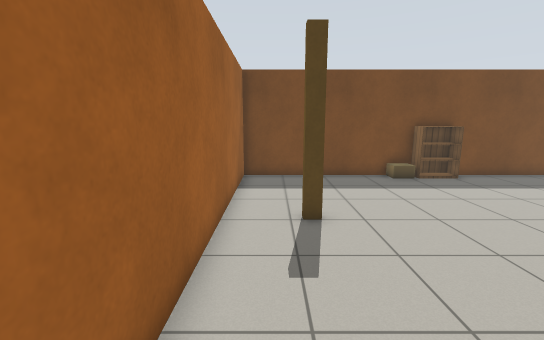
view 1 (above)

16 first-person views from a walk through a world built for the Gazebo simulator. The camera is 1.3 m above the floor, tilts 10° down and sees 90° across. The floor is counted in squares, 0.5 m on a side. Each view is taken from the middle of a square. On the plan, view 1 faces up. The plan holds only what a view shows up to about 18 squares ahead; the rest is blank. Robots are left out. Gazebo's built-in surfaces are drawn with simple patterns.

view 2
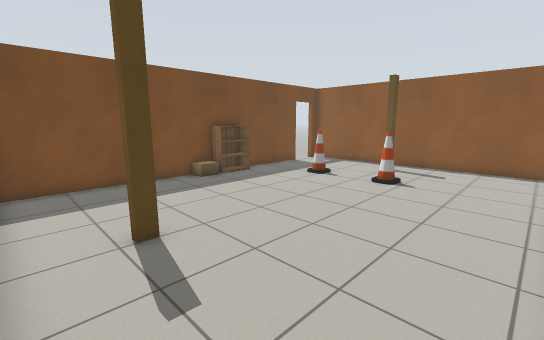

view 3
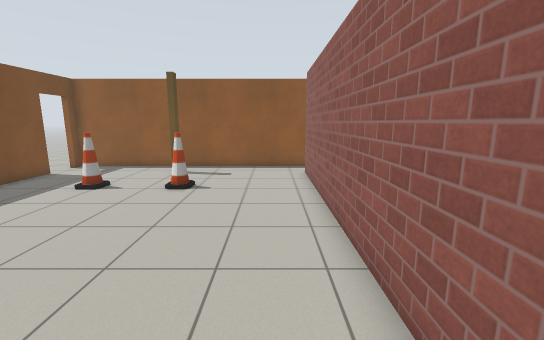

view 4
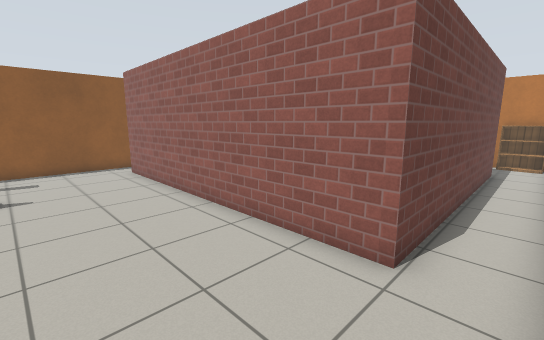

view 5
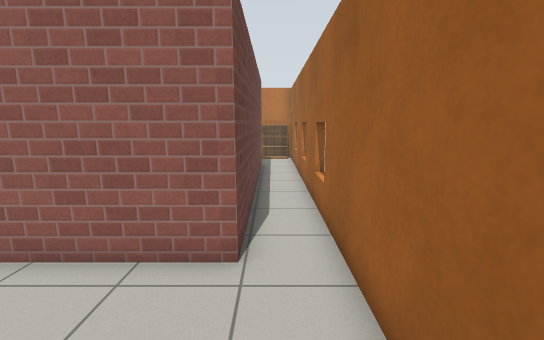

view 6
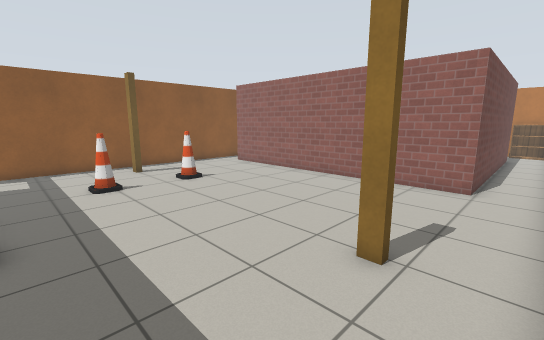

view 7
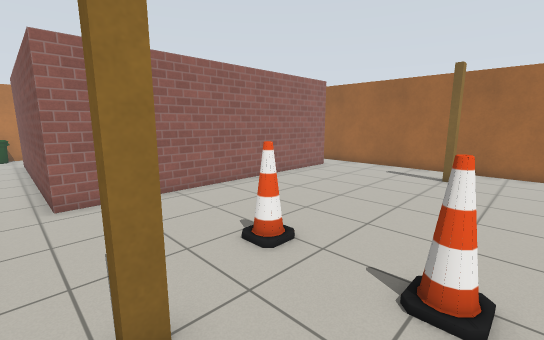

view 8
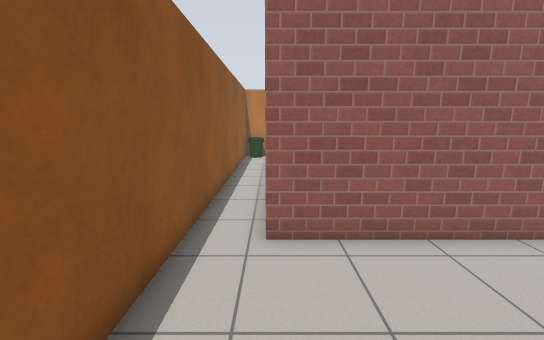

view 9
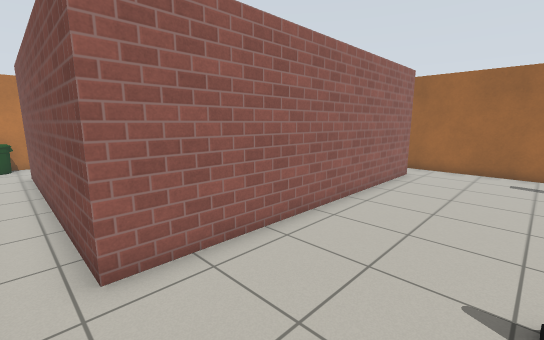

view 10
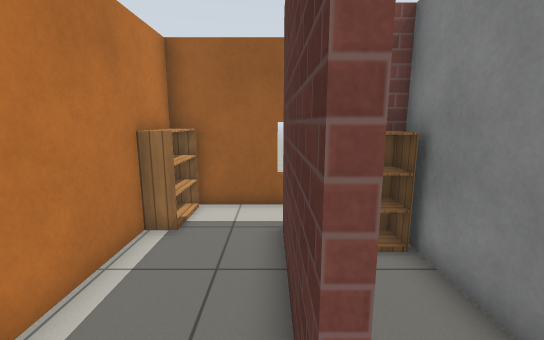

view 11
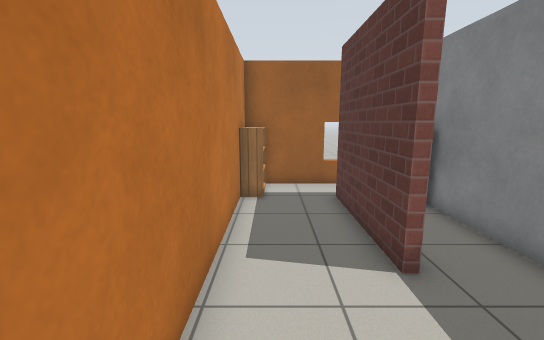

view 12
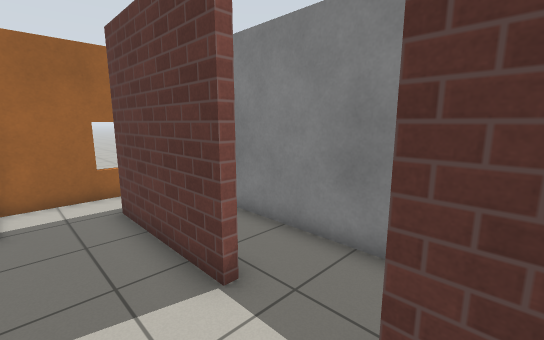

view 13
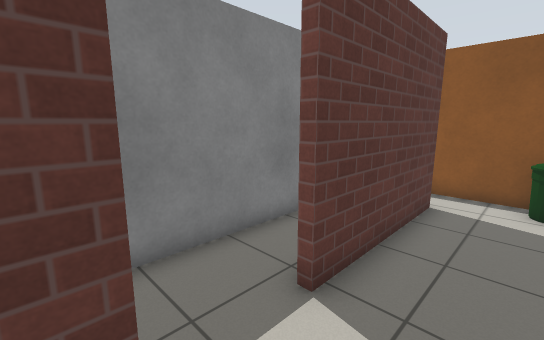

view 14
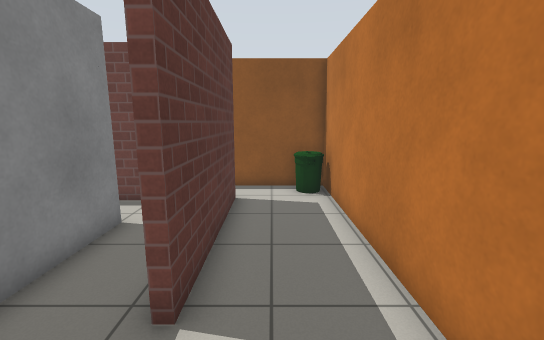

view 15
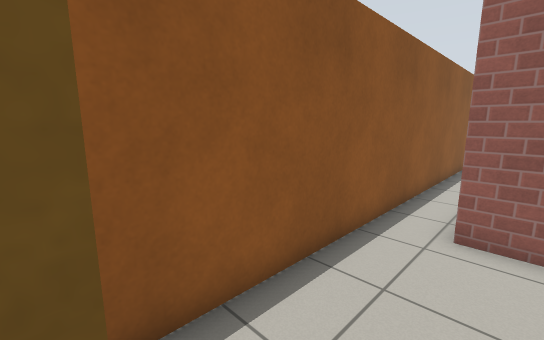

view 16
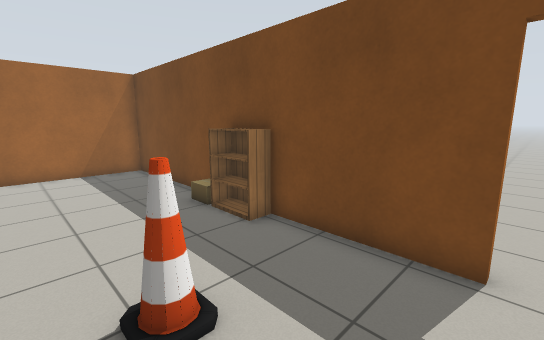

### Floor plan
Ten units are one square. View 1 is at (0, 0); x grows to the right and y downward. Boxes are objects, and circles mark ways between rooms. Rooms are numbered by the first view taken in them; rooms with no view inside come last. Other rooms are left out.
<svg viewBox="-19 -140 184 300">
<path fill="none" stroke="#000" d="M14 -70 8 -70M8 -71 14 -71M138 -68 138 -71 143 -71 143 -68 138 -68M56 -133 -14 -133 -14 151 160 151 160 -133 154 -133M136 -133 84 -133M58 117 6 117 6 -3 141 -3 141 117 81 117M119 90 9 90M138 86 138 78"/>
<rect x="-5" y="145" width="10" height="10" fill="#bbb"><title>bookshelf</title></rect>
<rect x="105" y="-65" width="10" height="10" fill="#bbb"><title>cone</title></rect>
<rect x="105" y="-95" width="10" height="10" fill="#bbb"><title>cone</title></rect>
<rect x="145" y="135" width="10" height="10" fill="#bbb"><title>bin</title></rect>
<rect x="5" y="95" width="20" height="20" fill="#bbb"><title>bookshelf</title></rect>
<circle cx="70" cy="120" r="3" fill="#2a7"/>
<text x="70" y="-20">1</text>
<text x="90" y="100">2</text>
</svg>
Room 1 opens to room 2.

Where each view was taken, in squares from view 1:
view 1: 0 up, 0 right, facing up
view 2: 1 up, 1 left, facing up-right
view 3: 2 up, 0 right, facing right
view 4: 5 up, 1 left, facing down-right
view 5: 5 up, 0 right, facing down
view 6: 12 up, 1 left, facing down-right
view 7: 10 up, 15 right, facing down-left
view 8: 6 up, 14 right, facing down
view 9: 5 up, 15 right, facing down-left
view 10: 12 down, 7 right, facing left
view 11: 14 down, 10 right, facing left
view 12: 14 down, 9 right, facing up-left
view 13: 14 down, 5 right, facing up-right
view 14: 13 down, 5 right, facing right
view 15: 7 up, 13 right, facing down-right
view 16: 8 up, 14 right, facing up-left
